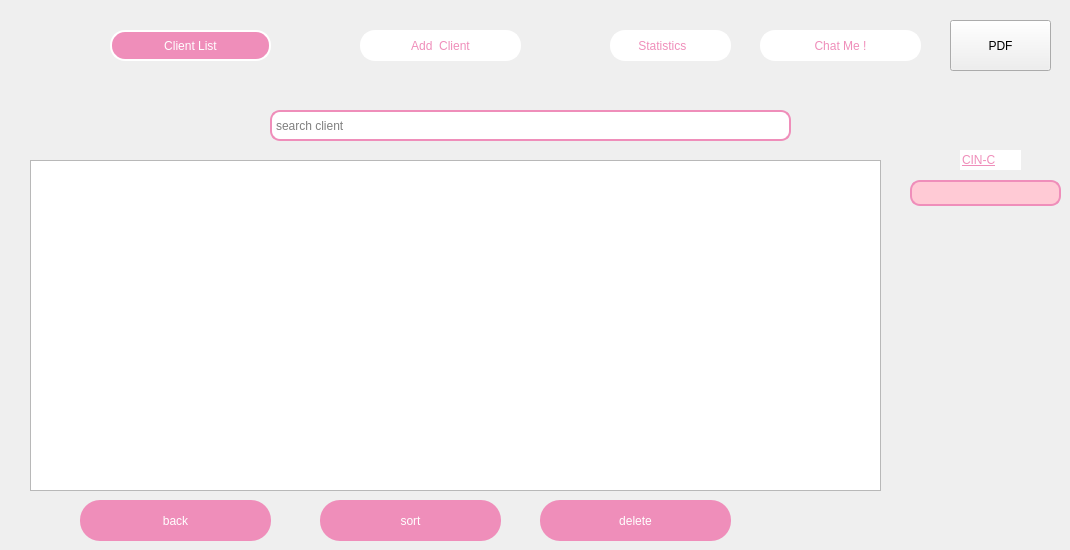
    <widget class="QWidget" name="page_2">
     <widget class="QTableView" name="tableView">
      <property name="geometry">
       <rect>
        <x>30</x>
        <y>160</y>
        <width>851</width>
        <height>331</height>
       </rect>
      </property>
     </widget>
     <widget class="QPushButton" name="pushButton_12">
      <property name="geometry">
       <rect>
        <x>540</x>
        <y>500</y>
        <width>191</width>
        <height>41</height>
       </rect>
      </property>
      <property name="styleSheet">
       <string notr="true">QPushButton {
	background-color: #EF8EBA;
    color: white; /* Texte blanc */
    border-radius:20px  ; /* Coins arrondis */
	border-color: #EF8EBA;
    padding: 8px;
}</string>
      </property>
      <property name="text">
       <string>delete</string>
      </property>
     </widget>
     <widget class="QPushButton" name="pushButton_13">
      <property name="geometry">
       <rect>
        <x>80</x>
        <y>500</y>
        <width>191</width>
        <height>41</height>
       </rect>
      </property>
      <property name="styleSheet">
       <string notr="true">QPushButton {
	background-color: #EF8EBA;
    color: white; /* Texte blanc */
    border-radius:20px  ; /* Coins arrondis */
	border-color: #EF8EBA;
    padding: 8px;
}</string>
      </property>
      <property name="text">
       <string>back</string>
      </property>
     </widget>
     <widget class="QPushButton" name="pushButton_17">
      <property name="geometry">
       <rect>
        <x>110</x>
        <y>30</y>
        <width>161</width>
        <height>31</height>
       </rect>
      </property>
      <property name="styleSheet">
       <string notr="true">QPushButton {
	font: 10pt &quot;Segoe UI&quot;;
	background-color: #EF8EBA;
    width: 10px;
    color: white; /* Texte blanc */
    border: 2px solid white;
    border-radius: 15px;
}</string>
      </property>
      <property name="text">
       <string>Client List</string>
      </property>
     </widget>
     <widget class="QPushButton" name="pushButton_18">
      <property name="geometry">
       <rect>
        <x>360</x>
        <y>30</y>
        <width>161</width>
        <height>31</height>
       </rect>
      </property>
      <property name="styleSheet">
       <string notr="true">QPushButton {
	font: 10pt &quot;Segoe UI&quot;;
	background-color: white;
    width: 10px;
    color: #EF8EBA;
    border: 2px solid white;
    border-radius: 15px;
}</string>
      </property>
      <property name="text">
       <string>Add  Client</string>
      </property>
     </widget>
     <widget class="QLabel" name="label_26">
      <property name="geometry">
       <rect>
        <x>610</x>
        <y>30</y>
        <width>121</width>
        <height>31</height>
       </rect>
      </property>
      <property name="styleSheet">
       <string notr="true">QFrame {
	font: 10pt &quot;Segoe UI&quot;;
	background-color: white;
    width: 10px;
    border: 2px solid white;
    border-radius: 15px;
}
QLabel{
	color: #EF8EBA;
}</string>
      </property>
      <property name="text">
       <string>       Statistics</string>
      </property>
     </widget>
     <widget class="QPushButton" name="modifier_2">
      <property name="geometry">
       <rect>
        <x>320</x>
        <y>500</y>
        <width>181</width>
        <height>41</height>
       </rect>
      </property>
      <property name="styleSheet">
       <string notr="true">QPushButton {
	background-color: #EF8EBA;
    color: white; /* Texte blanc */
    border-radius:20px  ; /* Coins arrondis */
	border-color: rgb(239, 142, 186);
    padding: 8px;
}</string>
      </property>
      <property name="text">
       <string>sort</string>
      </property>
     </widget>
     <widget class="QLineEdit" name="SEARCH">
      <property name="geometry">
       <rect>
        <x>270</x>
        <y>110</y>
        <width>521</width>
        <height>31</height>
       </rect>
      </property>
      <property name="styleSheet">
       <string notr="true">QLineEdit {
border: 2px solid #EF8EBA;
border-color: rgb(239, 142, 186);
    border-radius: 10px; /* Coins arrondis */
    padding: 2px;
	
	background-color: white;
}</string>
      </property>
      <property name="placeholderText">
       <string>search client</string>
      </property>
     </widget>
     <widget class="QLabel" name="label_37">
      <property name="geometry">
       <rect>
        <x>970</x>
        <y>30</y>
        <width>71</width>
        <height>31</height>
       </rect>
      </property>
      <property name="styleSheet">
       <string notr="true">QFrame {
	font: 10pt &quot;Segoe UI&quot;;
	background-color: white;
    width: 10px;
    border: 2px solid white;
    border-radius: 15px;
}
QLabel{
	color: #EF8EBA;
}</string>
      </property>
      <property name="text">
       <string>PDF</string>
      </property>
     </widget>
     <widget class="QLineEdit" name="lineEdit_36">
      <property name="geometry">
       <rect>
        <x>910</x>
        <y>180</y>
        <width>151</width>
        <height>26</height>
       </rect>
      </property>
      <property name="styleSheet">
       <string notr="true">QLineEdit {
	background-color: rgb(255, 202, 213);
    border: 2px solid #EF8EBA; /* Bordure rose */
    border-radius: 10px; /* Coins arrondis */
    padding: 2px;
}</string>
      </property>
     </widget>
     <widget class="QLineEdit" name="lineEdit_37">
      <property name="geometry">
       <rect>
        <x>960</x>
        <y>150</y>
        <width>61</width>
        <height>20</height>
       </rect>
      </property>
      <property name="styleSheet">
       <string notr="true">QLineEdit{
	text-decoration: underline;
	color: #EF8EBA;
	font: 700 italic 10pt &quot;Segoe UI&quot;;
	;
}</string>
      </property>
      <property name="text">
       <string>CIN-C</string>
      </property>
      <property name="frame">
       <bool>false</bool>
      </property>
     </widget>
     <widget class="QPushButton" name="pushButton_64">
      <property name="geometry">
       <rect>
        <x>760</x>
        <y>30</y>
        <width>161</width>
        <height>31</height>
       </rect>
      </property>
      <property name="styleSheet">
       <string notr="true">QPushButton {
	font: 10pt &quot;Segoe UI&quot;;
	background-color: white;
    width: 10px;
    color: #EF8EBA;
    border: 2px solid white;
    border-radius: 15px;
}</string>
      </property>
      <property name="text">
       <string>Chat Me !</string>
      </property>
     </widget>
     <widget class="QPushButton" name="PDF">
      <property name="geometry">
       <rect>
        <x>950</x>
        <y>20</y>
        <width>101</width>
        <height>51</height>
       </rect>
      </property>
      <property name="text">
       <string>PDF</string>
      </property>
     </widget>
    </widget>
